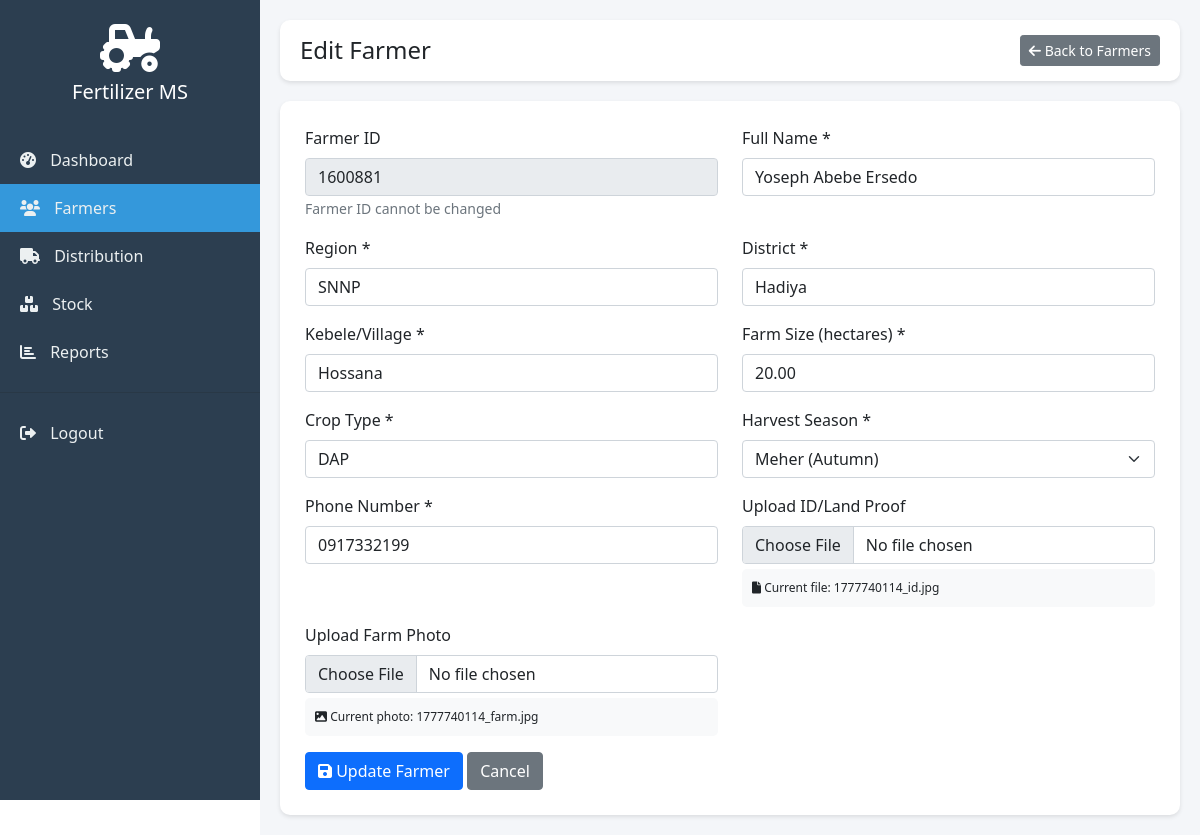
/admin/edit_farmer.php?id=6 (signed in), run on the app's committed database.
### tables this page shows
CREATE TABLE `farmers` (
  `id` int(11) NOT NULL AUTO_INCREMENT,
  `farmer_id` varchar(50) NOT NULL,
  `full_name` varchar(100) NOT NULL,
  `region` varchar(100) NOT NULL,
  `district` varchar(100) NOT NULL,
  `kebele` varchar(100) NOT NULL,
  `farm_size` decimal(10,2) NOT NULL,
  `crop_type` varchar(100) NOT NULL,
  `harvest_season` varchar(50) NOT NULL,
  `phone` varchar(20) NOT NULL,
  `id_proof` varchar(255) DEFAULT NULL,
  `farm_photo` varchar(255) DEFAULT NULL,
  `verification_status` enum('pending','verified','rejected') DEFAULT 'pending',
  `created_by` int(11) DEFAULT NULL,
  `created_at` timestamp NOT NULL DEFAULT current_timestamp(),
  `updated_at` timestamp NULL DEFAULT NULL ON UPDATE current_timestamp(),
  PRIMARY KEY (`id`),
  UNIQUE KEY `farmer_id` (`farmer_id`),
  KEY `created_by` (`created_by`),
  CONSTRAINT `farmers_ibfk_1` FOREIGN KEY (`created_by`) REFERENCES `users` (`id`) ON DELETE SET NULL
);

### config/language.php (called while the page is built, shortened)
<?php
function getCurrentLanguage() {
    return $_SESSION['language'] ?? 'en';
}
?>

### config/database.php (called while the page is built, shortened)
<?php
function getConnection() {
    try {
        $conn = new mysqli(DB_HOST, DB_USER, DB_PASS, DB_NAME);
        $conn->set_charset("utf8mb4");
        return $conn;
    } catch (Exception $e) {
        die("Database connection error: " . $e->getMessage());
    }
}
function executeQuery($sql, $params = [], $types = "") {
    $conn = getConnection();
    $stmt = $conn->prepare($sql);
    if (!empty($params)) {
        $stmt->bind_param($types, ...$params);
    }
    $stmt->execute();
    $result = $stmt->get_result();
    return $result;
}
?>

### admin/edit_farmer.php (the view, shortened to what this page needs)
<?php
require_once '../config/database.php';
require_once '../config/language.php';
$farmer_id = $_GET['id'];
$farmer_query = executeQuery("SELECT * FROM farmers WHERE id = ?", [$farmer_id], 'i');
$farmer = $farmer_query->fetch_assoc();
?>
<!DOCTYPE html>
<html lang="<?php echo getCurrentLanguage(); ?>">
<head>
    <link href="https://cdn.jsdelivr.net/npm/bootstrap@5.1.3/dist/css/bootstrap.min.css" rel="stylesheet">
    <link rel="stylesheet" href="https://cdnjs.cloudflare.com/ajax/libs/font-awesome/6.0.0/css/all.min.css">
</head>
<body>
    <div class="sidebar">
        <div class="text-center py-4">
            <i class="fas fa-tractor fa-3x text-white"></i>
            <h5 class="text-white mt-2">Fertilizer MS</h5>
        </div>
        <nav class="nav flex-column">
            <a class="nav-link" href="dashboard.php">
                <i class="fas fa-tachometer-alt"></i> Dashboard
            </a>
            <a class="nav-link active" href="farmers.php">
                <i class="fas fa-users"></i> Farmers
            </a>
            <a class="nav-link" href="distribution.php">
                <i class="fas fa-truck"></i> Distribution
            </a>
            <a class="nav-link" href="stock.php">
                <i class="fas fa-boxes"></i> Stock
            </a>
            <a class="nav-link" href="reports.php">
                <i class="fas fa-chart-bar"></i> Reports
            </a>
            <hr>
            <a class="nav-link" href="../logout.php">
                <i class="fas fa-sign-out-alt"></i> Logout
            </a>
        </nav>
    </div>
    <div class="main-content">
        <div class="top-navbar d-flex justify-content-between align-items-center">
            <h4 class="mb-0">Edit Farmer</h4>
            <a href="farmers.php" class="btn btn-secondary btn-sm">
                <i class="fas fa-arrow-left"></i> Back to Farmers
            </a>
        </div>
        <div class="form-container">
            <form method="POST" enctype="multipart/form-data">
                <div class="row">
                    <div class="col-md-6 mb-3">
                        <label class="form-label">Farmer ID</label>
                        <input type="text" class="form-control" value="<?php echo htmlspecialchars($farmer['farmer_id']); ?>" disabled>
                        <small class="text-muted">Farmer ID cannot be changed</small>
                    </div>
                    <div class="col-md-6 mb-3">
                        <label class="form-label">Full Name *</label>
                        <input type="text" class="form-control" name="full_name" value="<?php echo htmlspecialchars($farmer['full_name']); ?>" required>
                    </div>
                    <div class="col-md-6 mb-3">
                        <label class="form-label">Region *</label>
                        <input type="text" class="form-control" name="region" value="<?php echo htmlspecialchars($farmer['region']); ?>" required>
                    </div>
                    <div class="col-md-6 mb-3">
                        <label class="form-label">District *</label>
                        <input type="text" class="form-control" name="district" value="<?php echo htmlspecialchars($farmer['district']); ?>" required>
                    </div>
                    <div class="col-md-6 mb-3">
                        <label class="form-label">Kebele/Village *</label>
                        <input type="text" class="form-control" name="kebele" value="<?php echo htmlspecialchars($farmer['kebele']); ?>" required>
                    </div>
                    <div class="col-md-6 mb-3">
                        <label class="form-label">Farm Size (hectares) *</label>
                        <input type="number" step="0.01" class="form-control" name="farm_size" value="<?php echo $farmer['farm_size']; ?>" required>
                    </div>
                    <div class="col-md-6 mb-3">
                        <label class="form-label">Crop Type *</label>
                        <input type="text" class="form-control" name="crop_type" value="<?php echo htmlspecialchars($farmer['crop_type']); ?>" required>
                    </div>
                    <div class="col-md-6 mb-3">
                        <label class="form-label">Harvest Season *</label>
                        <select class="form-select" name="harvest_season" required>
                            <option value="Meher (Autumn)" <?php echo $farmer['harvest_season'] == 'Meher (Autumn)' ? 'selected' : ''; ?>>Meher (Autumn)</option>
                        </select>
                    </div>
                    <div class="col-md-6 mb-3">
                        <label class="form-label">Phone Number *</label>
                        <input type="tel" class="form-control" name="phone" value="<?php echo htmlspecialchars($farmer['phone']); ?>" required>
                    </div>
                    <div class="col-md-6 mb-3">
                        <label class="form-label">Upload ID/Land Proof</label>
                        <input type="file" class="form-control" name="id_proof" accept=".jpg,.jpeg,.png,.pdf">
                        <?php if($farmer['id_proof']): ?>
                        <div class="current-file">
                            <i class="fas fa-file"></i> Current file: <?php echo $farmer['id_proof']; ?>
                        </div>
                        <?php endif; ?>
                    </div>
                    <div class="col-md-6 mb-3">
                        <label class="form-label">Upload Farm Photo</label>
                        <input type="file" class="form-control" name="farm_photo" accept=".jpg,.jpeg,.png">
                        <?php if($farmer['farm_photo']): ?>
                        <div class="current-file">
                            <i class="fas fa-image"></i> Current photo: <?php echo $farmer['farm_photo']; ?>
                        </div>
                        <?php endif; ?>
                    </div>
                    <div class="col-12">
                        <button type="submit" name="update_farmer" class="btn btn-primary">
                            <i class="fas fa-save"></i> Update Farmer
                        </button>
                        <a href="farmers.php" class="btn btn-secondary">Cancel</a>
                    </div>
                </div>
            </form>
        </div>
    </div>
</body>
</html>

### admin/edit_farmer.php (style rules this page uses)
.sidebar { min-height: 100vh; background: #2c3e50; position: fixed; left: 0; top: 0; width: 260px; }
.sidebar .nav-link { color: #ecf0f1; padding: 12px 20px; display: block; }
.sidebar .nav-link.active { background: #3498db; }
.sidebar .nav-link i { margin-right: 10px; }
.main-content { margin-left: 260px; padding: 20px; background: #f4f6f9; min-height: 100vh; }
.top-navbar { background: white; padding: 15px 20px; border-radius: 10px; margin-bottom: 20px; box-shadow: 0 2px 4px rgba(0,0,0,0.1); }
.form-container { background: white; padding: 25px; border-radius: 10px; box-shadow: 0 2px 4px rgba(0,0,0,0.1); }
.current-file { background: #f8f9fa; padding: 10px; border-radius: 5px; margin-top: 5px; font-size: 12px; }

### data on the page
farmers: farmer "1600881", full_name "Yoseph Abebe Ersedo", region "SNNP", district "Hadiya", kebele "Hossana", farm_size "20.00", crop_type "DAP", harvest_season "Meher (Autumn)", phone "0917332199", id_proof "1777740114_id.jpg", farm_photo "1777740114_farm.jpg"
